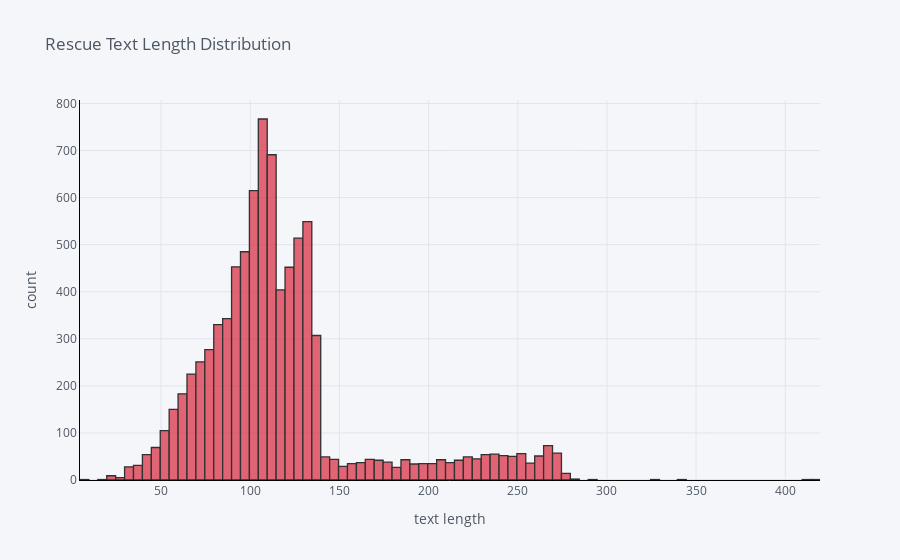
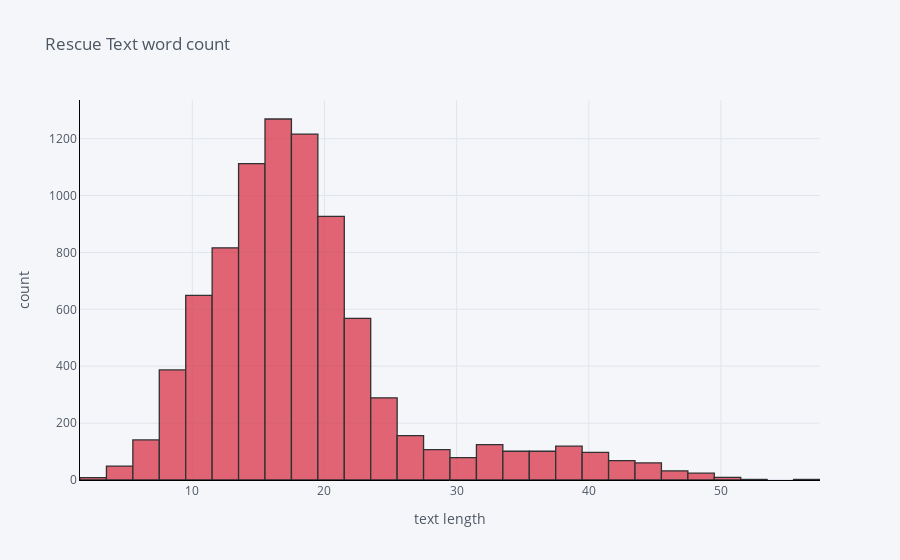

Notebook code for these charts, in order:
### Code cell
rescue['text_len'].iplot(
    kind='hist',
    bins=100,
    xTitle='text length',
    linecolor='black',
    color='red',
    yTitle='count',
    title='Rescue Text Length Distribution')

rescue['text_word_count'].iplot(
    kind='hist',
    bins=50,
    xTitle='text length',
    linecolor='black',
    color='red',
    yTitle='count',
    title='Rescue Text word count')

### Figure 1 — Plotly figure (JSON) as saved in the notebook; plotly's stock layout.template omitted (floating-point values rounded to 4 significant figures; data arrays with more than 128 entries replaced by an {"elided": "..."} marker saying what was removed)
{"data": [{"histfunc": "count", "histnorm": "", "marker": {"color": "rgba(219, 64, 82, 1.0)", "line": {"color": "#000000", "width": 1.3}}, "name": "text_len", "nbinsx": 100, "opacity": 0.8, "orientation": "v", "type": "histogram", "x": {"elided": "8512 int values"}}], "layout": {"barmode": "overlay", "legend": {"bgcolor": "#F5F6F9", "font": {"color": "#4D5663"}}, "paper_bgcolor": "#F5F6F9", "plot_bgcolor": "#F5F6F9", "title": {"font": {"color": "#4D5663"}, "text": "Rescue Text Length Distribution"}, "xaxis": {"gridcolor": "#E1E5ED", "linecolor": "black", "showgrid": true, "tickfont": {"color": "#4D5663"}, "title": {"font": {"color": "#4D5663"}, "text": "text length"}, "zerolinecolor": "#E1E5ED"}, "yaxis": {"gridcolor": "#E1E5ED", "linecolor": "black", "showgrid": true, "tickfont": {"color": "#4D5663"}, "title": {"font": {"color": "#4D5663"}, "text": "count"}, "zerolinecolor": "#E1E5ED"}}}

### Figure 2 — Plotly figure (JSON) as saved in the notebook; plotly's stock layout.template omitted (floating-point values rounded to 4 significant figures; data arrays with more than 128 entries replaced by an {"elided": "..."} marker saying what was removed)
{"data": [{"histfunc": "count", "histnorm": "", "marker": {"color": "rgba(219, 64, 82, 1.0)", "line": {"color": "#000000", "width": 1.3}}, "name": "text_word_count", "nbinsx": 50, "opacity": 0.8, "orientation": "v", "type": "histogram", "x": {"elided": "8512 int values"}}], "layout": {"barmode": "overlay", "legend": {"bgcolor": "#F5F6F9", "font": {"color": "#4D5663"}}, "paper_bgcolor": "#F5F6F9", "plot_bgcolor": "#F5F6F9", "title": {"font": {"color": "#4D5663"}, "text": "Rescue Text word count"}, "xaxis": {"gridcolor": "#E1E5ED", "linecolor": "black", "showgrid": true, "tickfont": {"color": "#4D5663"}, "title": {"font": {"color": "#4D5663"}, "text": "text length"}, "zerolinecolor": "#E1E5ED"}, "yaxis": {"gridcolor": "#E1E5ED", "linecolor": "black", "showgrid": true, "tickfont": {"color": "#4D5663"}, "title": {"font": {"color": "#4D5663"}, "text": "count"}, "zerolinecolor": "#E1E5ED"}}}
